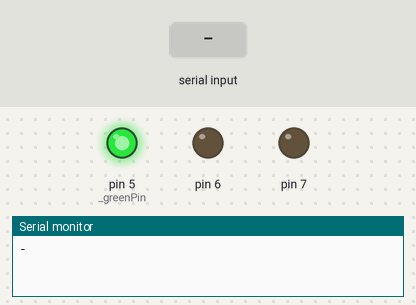
Bench run of a sketch on a simulated Arduino Uno, built with avr-gcc and run on an emulated ATmega328P. Parts: output pins drawn as LEDs (lit = HIGH), the last lines printed to the serial monitor. The test bench sets the inputs (shaded band).

Above: at 0.1 s.
At 1.2 s:
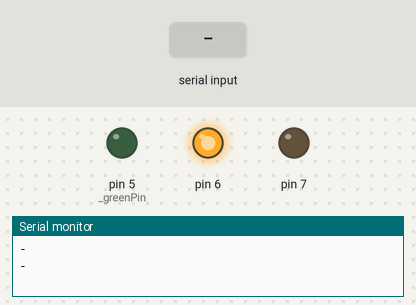
1.3 s: "A" received over Serial
At 3.9 s:
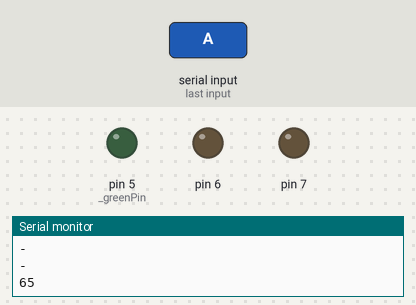
Timing chart, 0 to 10.3 s (numbered marks = the images above; inputs shaded):
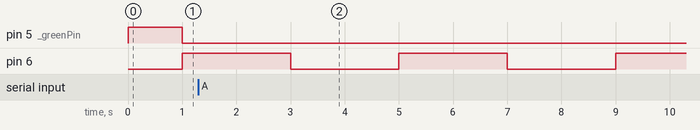

Measured:
- after the input at 1.3 s, pin 5 (_greenPin): stays LOW (without the input it goes to HIGH after 5.7 s); pin 7: stays LOW (without the input it goes to HIGH after 1.7 s)
- by itself, pin 6: alternates HIGH for 2.0 s and LOW for 2.0 s

The sketch:

trafficLight.ino
```cpp
#include "TrafficLight.hpp"

TrafficLight::Manager manager;

int nextDelay = 0;
uint8_t byteRead = 0;


void setup() {
  // put your setup code here, to run once:
  Serial.begin(115200);
}

void loop() {

  if( Serial.available() > 0 ) {

    byteRead = Serial.read();
    Serial.println(byteRead);

    if( byteRead == 'A' ) {
      manager.switchMode();
    }
  } else {
    Serial.println("-");
  }

  // Step the manager and step delay
  nextDelay = manager.step();

  // Wait and update
  delay(nextDelay);

}
```

TrafficLight.hpp
```cpp
#ifndef _TRAFFIC_LIGHT_H_
#define _TRAFFIC_LIGHT_H_

// A Traffic Light Controller
namespace TrafficLight {

  // The state in which you the Traffic Light can be in
  enum State{
    open, closing, closed, off
  };

  // The colors in which the Traffic Light can assume
  enum Color {
    green, yellow, red
  };

  enum Mode {
    normal, emergency
  };

  class ColorUpdater {
  private:
    // MARK: - Private Properties

    // The pins used to for updating the colors
    int _redPin, _yellowPin, _greenPin;

    // The current color the updater is presenting
    Color _currentColor;

    // MARK: - Private Methods

    void _switchToColorUsingPin(const Color color, const int pin) {
      _currentColor = color;
      // Switch Off All Pins
      switchOff();

      // Switch On the required pin
      digitalWrite(pin, HIGH);
    }

  public:
    ColorUpdater(const int redPin = 0, const int yellowPin = 0, const int greenPin = 0) {
      // Set Variables
      _redPin = redPin;
      _yellowPin = yellowPin;
      _greenPin = greenPin;

      // Default Color
      _currentColor = yellow;

      // Set Pins as outputs
      pinMode(_redPin, OUTPUT);
      pinMode(_yellowPin, OUTPUT);
      pinMode(_greenPin, OUTPUT);
    }

    void switchToRed() {
      _switchToColorUsingPin(red, _redPin);
    }
    void switchToYellow() {
      _switchToColorUsingPin(yellow, _yellowPin);
    }
    void switchToGreen() {
      _switchToColorUsingPin(green, _greenPin);
    }
    void switchOff() {
      digitalWrite(_redPin, LOW);
      digitalWrite(_yellowPin, LOW);
      digitalWrite(_greenPin, LOW);
    }
  };


  // Forward Declaration
  class StateUpdater;

  class StateUpdaterDelegate {
  public:
    virtual void stateUpdaterDidUpdateColor(const StateUpdater& updater, State newState) = 0;
  };

  class StateUpdater {
  private:
    // The current state of the Updater
    State _currentState = open;

  public:
    // The delegate which will respond to State updates
    StateUpdaterDelegate* _delegate;

    StateUpdater() {
      _delegate = NULL;
      _currentState = off;
    }

    State currentState() const {
      return _currentState;
    }
    void updateStateTo(State newState) {
      _currentState = newState;
     if( _delegate != NULL ) {
      _delegate->stateUpdaterDidUpdateColor(*this, _currentState);
     }
    }
  };

  // The manager of the Traffic Light System
  class Manager: public StateUpdaterDelegate {
  private:

    StateUpdater _stateUpdater;
    ColorUpdater _colorUpdater;

    Mode _mode;
  public:
    // MARK: - Static

    static const int redPin = 7;
    static const int yellowPin = 6;
    static const int greenPin = 5;

    static const int shortDelay = 1000;
    static const int mediumDelay = 2000;
    static const int longDelay = 3000;
    static const int veryLongDelay = 4000;

    // MARK: - Public

    Manager() {
      _colorUpdater = ColorUpdater(Manager::redPin, Manager::yellowPin, Manager::greenPin);
      _stateUpdater = StateUpdater();
      _stateUpdater._delegate = this;
      _mode = normal;
    }

    // Returns the waiting for the current step
    int step() {

      if( _mode == normal ) {
        switch(_stateUpdater.currentState()) {
          case open:
            _stateUpdater.updateStateTo(closing);
            return Manager::mediumDelay;
          case closing:
            _stateUpdater.updateStateTo(closed);
            return Manager::veryLongDelay;
          case closed:
            _stateUpdater.updateStateTo(open);
            return Manager::veryLongDelay;
          case off:
            _stateUpdater.updateStateTo(open);
            return Manager::shortDelay;
        }
      } else {
        switch(_stateUpdater.currentState()) {
          case off:
            _stateUpdater.updateStateTo(closing);
            return Manager::mediumDelay;
          default:
            _stateUpdater.updateStateTo(off);
            return Manager::mediumDelay;
        }
      }
      return Manager::shortDelay;
    }
    void switchMode() {
      switch(_mode) {
        case normal: _mode = emergency;
          break;
        case emergency: _mode = normal;
          break;
      }
    }

    // MARK: - ColorUpdater Delegate

    void stateUpdaterDidUpdateColor(const StateUpdater& updater, State newState) {
      switch(updater.currentState()) {
        case open:
          _colorUpdater.switchToGreen();
          break;
        case closing:
          _colorUpdater.switchToYellow();
          break;
        case closed:
          _colorUpdater.switchToRed();
          break;
        case off:
          _colorUpdater.switchOff();
          break;
      }
    }
  };
};

#endif // _TRAFFIC_LIGHT_H_
```
